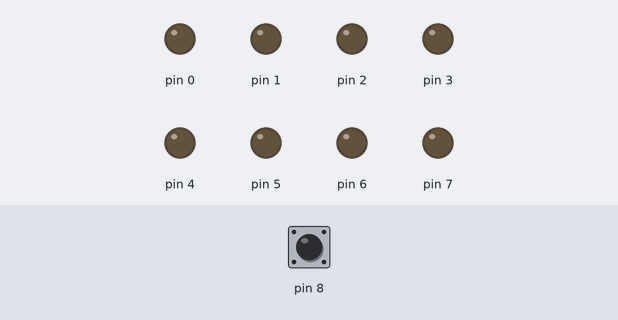
Bench run of a sketch on a simulated Arduino Uno, built with avr-gcc and run on an emulated ATmega328P. Parts: output pins drawn as LEDs (lit = HIGH). Dashed ring = blinking. The test bench sets the inputs (shaded band); at power-on: pin 8 LOW.

Above: at 1.2 s.
1.3 s: pin 8 pulsed HIGH 5 times (0.12 s each, 0.3 s apart)
At 1.58 s:
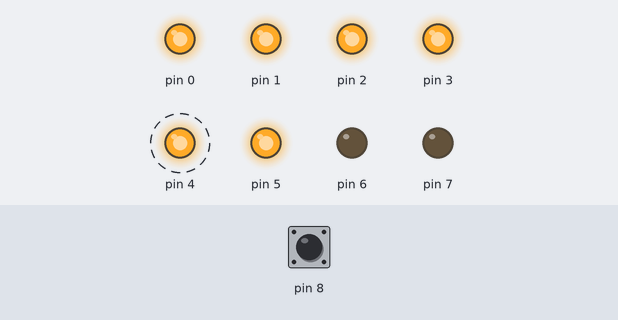
At 3.9 s:
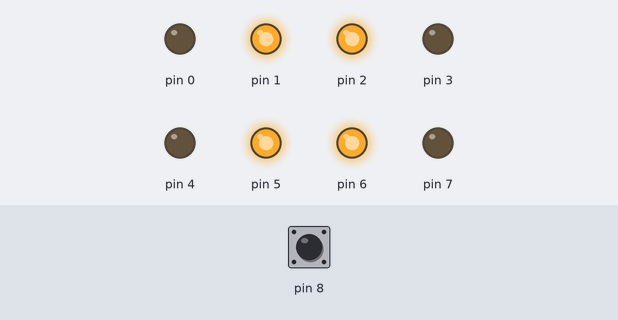
4.3 s: pin 8 pulsed HIGH 2 times (0.12 s each, 0.3 s apart)
At 5.5 s:
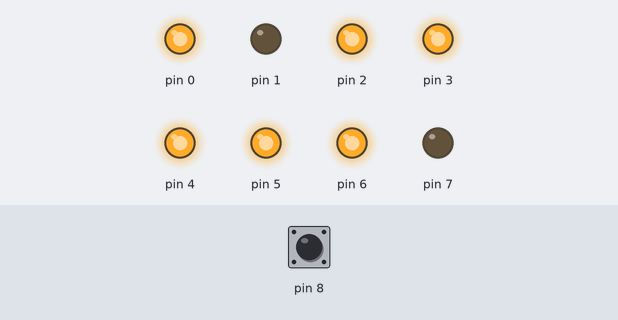
Timing chart, 0 to 7.3 s (numbered marks = the images above; inputs shaded):
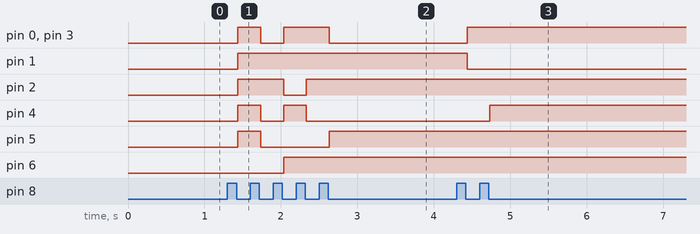

The sketch:

seven_segment__debounce1.ino
```cpp
void setup() {
  for (int i = 0; i <= 7; i++)
  {
    pinMode(i, OUTPUT);
  }
  pinMode(8, INPUT);


}
int count = 0;
int data[10][8] =
{
  {1, 1, 1, 1, 1, 1, 0, 0},
  {0, 1, 1, 0, 0, 0, 0, 0},
  {1, 1, 0, 1, 1, 0, 1, 0} ,
  {1, 1, 1, 1, 0, 0, 1, 0},
  {0, 1, 1, 0, 0, 1, 1, 0},
  {1, 0, 1, 1, 0, 1, 1, 0},
  {1, 0, 1, 1, 1, 1, 1, 0},
  {1, 1, 1, 0, 0, 0, 0, 0},
  {1, 1, 1, 1, 1, 1, 1, 0},
  {1, 1, 1, 1, 0, 1, 1, 0}
};

void loop()
{


  if (digitalRead(8) == HIGH)
  {
    delay(15);
    while (digitalRead(8) == HIGH) {}
    delay(15);


    //*********************************************
    for (int i = 0; i < 8; i++)
    {
      digitalWrite(i, data[count][i]);
    }
    //********************************************

      count++;
      if(count==10)
      {
       count=0;
        }
    }

  }
```

Measured:
- after the input at 1.3 s, pin 0: LOW → HIGH after 0.14 s, → LOW 0.30 s later, → HIGH 0.30 s later, → LOW 0.60 s later; pin 1: LOW → HIGH after 0.14 s
- after the input at 4.3 s, pin 0, pin 3: LOW → HIGH after 0.14 s; pin 1: HIGH → LOW after 0.14 s; pin 4: LOW → HIGH after 0.44 s
